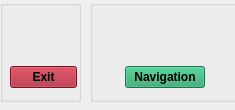
<?xml version="1.0" encoding="UTF-8"?>
<ui version="4.0">
 <class>tab_initial_setup</class>
 <widget class="QWidget" name="tab_initial_setup">
  <property name="geometry">
   <rect>
    <x>0</x>
    <y>0</y>
    <width>235</width>
    <height>110</height>
   </rect>
  </property>
  <property name="windowTitle">
   <string notr="true">tab_initial_setup</string>
  </property>
  <widget class="QGroupBox" name="groupBox_exit">
   <property name="geometry">
    <rect>
     <x>0</x>
     <y>0</y>
     <width>81</width>
     <height>102</height>
    </rect>
   </property>
   <property name="toolTip">
    <string notr="true"/>
   </property>
   <property name="statusTip">
    <string notr="true"/>
   </property>
   <property name="whatsThis">
    <string notr="true"/>
   </property>
   <property name="accessibleName">
    <string notr="true"/>
   </property>
   <property name="title">
    <string notr="true"/>
   </property>
   <widget class="QWidget" name="gridLayoutWidget">
    <property name="geometry">
     <rect>
      <x>10</x>
      <y>10</y>
      <width>67</width>
      <height>81</height>
     </rect>
    </property>
    <layout class="QGridLayout" name="gridLayout_exit">
     <property name="spacing">
      <number>0</number>
     </property>
     <item row="1" column="0" alignment="Qt::AlignHCenter">
      <widget class="QPushButton" name="pushButton_title_exit">
       <property name="minimumSize">
        <size>
         <width>65</width>
         <height>0</height>
        </size>
       </property>
       <property name="font">
        <font>
         <bold>true</bold>
        </font>
       </property>
       <property name="toolTip">
        <string notr="true">Exit</string>
       </property>
       <property name="statusTip">
        <string notr="true">Exit</string>
       </property>
       <property name="whatsThis">
        <string notr="true">Exit</string>
       </property>
       <property name="accessibleName">
        <string notr="true"/>
       </property>
       <property name="styleSheet">
        <string notr="true">background:rgb(165, 29, 45)</string>
       </property>
       <property name="text">
        <string notr="true">Exit</string>
       </property>
       <property name="icon">
        <iconset resource="../../resources/buttonsGlassRound.qrc">
         <normaloff>:/buttons/buttons/glassRound/glassButtonExit.png</normaloff>:/buttons/buttons/glassRound/glassButtonExit.png</iconset>
       </property>
      </widget>
     </item>
     <item row="0" column="0" alignment="Qt::AlignHCenter">
      <widget class="QPushButton" name="pushButtonExit">
       <property name="minimumSize">
        <size>
         <width>50</width>
         <height>50</height>
        </size>
       </property>
       <property name="maximumSize">
        <size>
         <width>50</width>
         <height>50</height>
        </size>
       </property>
       <property name="toolTip">
        <string notr="true">Exit Application</string>
       </property>
       <property name="statusTip">
        <string notr="true">Exit Application</string>
       </property>
       <property name="whatsThis">
        <string notr="true">Exit Application</string>
       </property>
       <property name="accessibleName">
        <string notr="true"/>
       </property>
       <property name="layoutDirection">
        <enum>Qt::LeftToRight</enum>
       </property>
       <property name="text">
        <string notr="true"/>
       </property>
       <property name="icon">
        <iconset resource="../../resources/buttonsGlassRound.qrc">
         <normaloff>:/buttons/buttons/glassRound/glassButtonExit.png</normaloff>:/buttons/buttons/glassRound/glassButtonExit.png</iconset>
       </property>
       <property name="iconSize">
        <size>
         <width>48</width>
         <height>48</height>
        </size>
       </property>
       <property name="shortcut">
        <string notr="true"/>
       </property>
       <property name="flat">
        <bool>true</bool>
       </property>
      </widget>
     </item>
    </layout>
   </widget>
  </widget>
  <widget class="QGroupBox" name="groupBox_navigation">
   <property name="geometry">
    <rect>
     <x>90</x>
     <y>0</y>
     <width>151</width>
     <height>102</height>
    </rect>
   </property>
   <property name="toolTip">
    <string notr="true"/>
   </property>
   <property name="statusTip">
    <string notr="true"/>
   </property>
   <property name="whatsThis">
    <string notr="true"/>
   </property>
   <property name="accessibleName">
    <string notr="true"/>
   </property>
   <property name="title">
    <string notr="true"/>
   </property>
   <widget class="QWidget" name="gridLayoutWidget_2">
    <property name="geometry">
     <rect>
      <x>10</x>
      <y>10</y>
      <width>131</width>
      <height>81</height>
     </rect>
    </property>
    <layout class="QGridLayout" name="gridLayout_navigation">
     <property name="spacing">
      <number>0</number>
     </property>
     <item row="0" column="0">
      <widget class="QPushButton" name="pushButton_navigation_previous">
       <property name="minimumSize">
        <size>
         <width>50</width>
         <height>50</height>
        </size>
       </property>
       <property name="maximumSize">
        <size>
         <width>50</width>
         <height>50</height>
        </size>
       </property>
       <property name="toolTip">
        <string notr="true">Previous Page</string>
       </property>
       <property name="statusTip">
        <string notr="true">Previous Page</string>
       </property>
       <property name="whatsThis">
        <string notr="true">Previous Page</string>
       </property>
       <property name="accessibleName">
        <string notr="true"/>
       </property>
       <property name="text">
        <string notr="true"/>
       </property>
       <property name="icon">
        <iconset resource="../../resources/buttonsGlassRound.qrc">
         <normaloff>:/buttons/buttons/glassRound/glassButtonPrevious.png</normaloff>:/buttons/buttons/glassRound/glassButtonPrevious.png</iconset>
       </property>
       <property name="iconSize">
        <size>
         <width>48</width>
         <height>48</height>
        </size>
       </property>
       <property name="shortcut">
        <string notr="true"/>
       </property>
       <property name="flat">
        <bool>true</bool>
       </property>
      </widget>
     </item>
     <item row="0" column="1">
      <widget class="QPushButton" name="pushButton_navigation_next">
       <property name="minimumSize">
        <size>
         <width>50</width>
         <height>50</height>
        </size>
       </property>
       <property name="maximumSize">
        <size>
         <width>50</width>
         <height>50</height>
        </size>
       </property>
       <property name="toolTip">
        <string notr="true">Next Page</string>
       </property>
       <property name="statusTip">
        <string notr="true">Next Page</string>
       </property>
       <property name="whatsThis">
        <string notr="true">Next Page</string>
       </property>
       <property name="accessibleName">
        <string notr="true"/>
       </property>
       <property name="text">
        <string notr="true"/>
       </property>
       <property name="icon">
        <iconset resource="../../resources/buttonsGlassRound.qrc">
         <normaloff>:/buttons/buttons/glassRound/glassButtonNext.png</normaloff>:/buttons/buttons/glassRound/glassButtonNext.png</iconset>
       </property>
       <property name="iconSize">
        <size>
         <width>48</width>
         <height>48</height>
        </size>
       </property>
       <property name="flat">
        <bool>true</bool>
       </property>
      </widget>
     </item>
     <item row="1" column="0" colspan="2" alignment="Qt::AlignHCenter">
      <widget class="QPushButton" name="pushButton_title_navigation">
       <property name="minimumSize">
        <size>
         <width>65</width>
         <height>0</height>
        </size>
       </property>
       <property name="font">
        <font>
         <bold>true</bold>
        </font>
       </property>
       <property name="toolTip">
        <string notr="true">Exit</string>
       </property>
       <property name="statusTip">
        <string notr="true">Exit</string>
       </property>
       <property name="whatsThis">
        <string notr="true">Exit</string>
       </property>
       <property name="accessibleName">
        <string notr="true"/>
       </property>
       <property name="styleSheet">
        <string notr="true">background:rgb(38, 162, 105)</string>
       </property>
       <property name="text">
        <string notr="true">Navigation</string>
       </property>
       <property name="icon">
        <iconset resource="../../resources/buttonsGlassRound.qrc">
         <normaloff>:/buttons/buttons/glassRound/glassButtonExit.png</normaloff>:/buttons/buttons/glassRound/glassButtonExit.png</iconset>
       </property>
      </widget>
     </item>
    </layout>
   </widget>
  </widget>
 </widget>
 <resources>
  <include location="../../resources/buttonsGlassRound.qrc"/>
 </resources>
 <connections/>
</ui>
